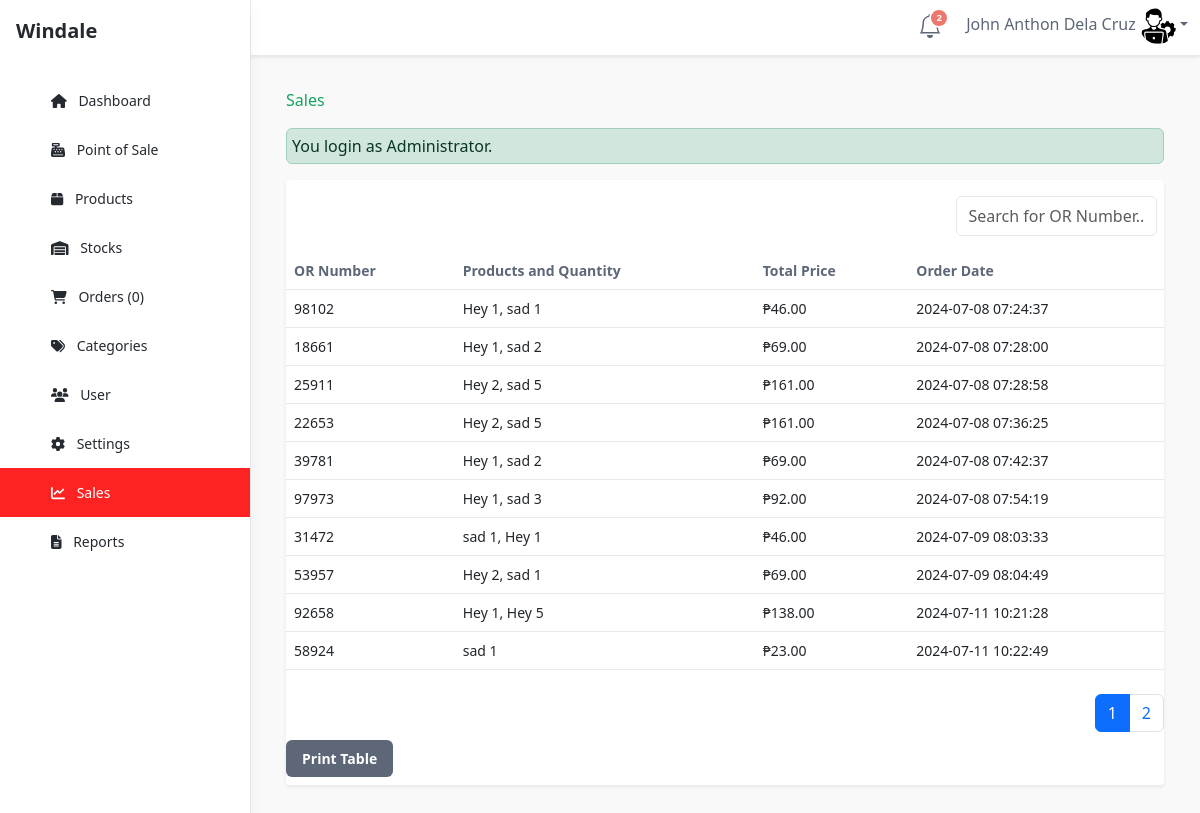
Page /admin/sales/index.php (signed in) on the earlier database version.
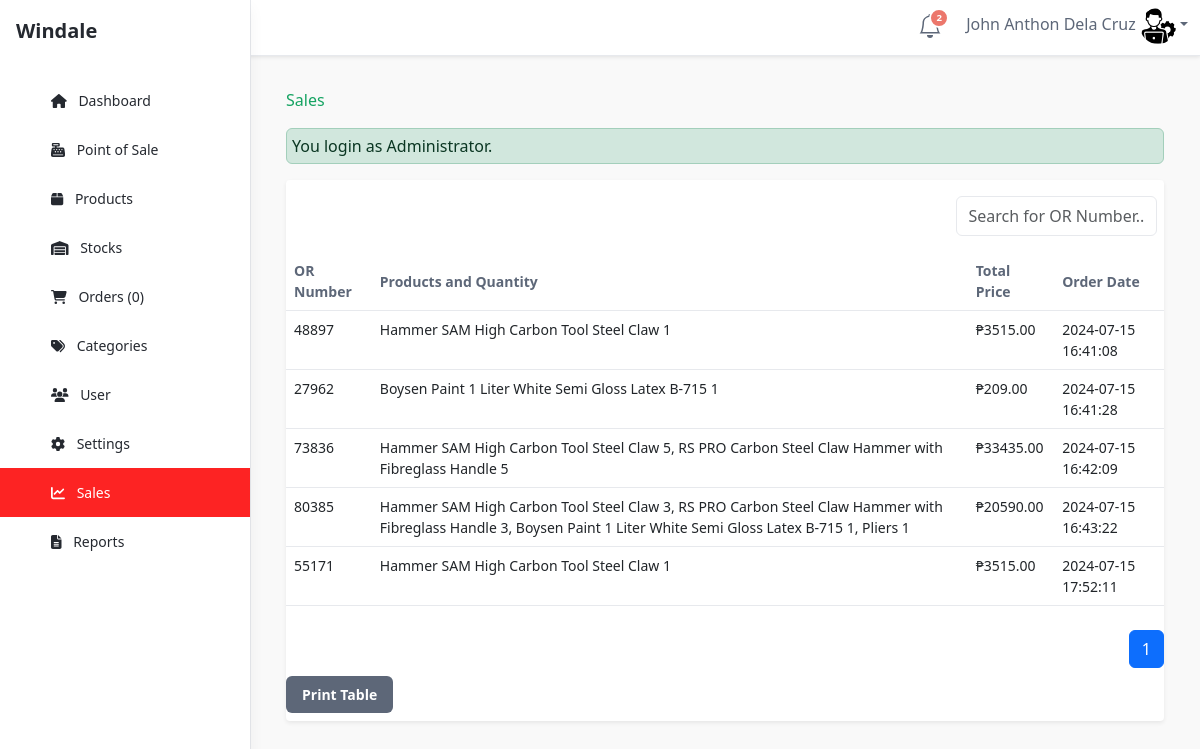
Same page on the later database version.
### tables this page shows
CREATE TABLE `orderpos` (
  `id` int(11) NOT NULL,
  `orNumber` varchar(10) DEFAULT NULL,
  `productDetails` text DEFAULT NULL,
  `totalPrice` decimal(10,2) DEFAULT NULL,
  `orderDate` timestamp NOT NULL DEFAULT current_timestamp()
);

### admin/sales/index.php (called while the page is built, shortened)
<?php
require_once ("../theme/templates.php");
?>

### admin/sales/list.php (the view, shortened to what this page needs)
<?php
require_once '../../admin/dbcon/conn.php';
$records_per_page = 10;
$page = isset($_GET['page']) ? $_GET['page'] : 1;
$offset = ($page - 1) * $records_per_page;
$total_records_query = "SELECT COUNT(*) as total FROM orderpos";
$total_result = mysqli_query($conn, $total_records_query);
$total_records = mysqli_fetch_assoc($total_result)['total'];
$total_pages = ceil($total_records / $records_per_page);
$query = "SELECT * FROM orderpos LIMIT $offset, $records_per_page";
$result = mysqli_query($conn, $query);
?>
<div class="tab-content" id="orders-table-tab-content">
    <div class="tab-pane fade show active" id="orders-all" role="tabpanel" aria-labelledby="orders-all-tab">
        <div class="app-card app-card-orders-table shadow-sm mb-5">
            <div class="app-card-body">
            <div class="row no-print justify-content-end mb-3">
                    <div class="col-md-3 col-sm-6 mt-3 right">
                        <div class="input-group">
                            <input type="text" id="searchInput" onkeyup="filterOrders()" class="form-control" placeholder="Search for OR Number...">
                        </div>
                    </div>
                </div>
                <div class="table-responsive">
                    <table class="table app-table-hover mb-0 text-left">
                        <thead>
                            <tr>
                                <th class="cell">OR Number</th>
                                <th class="cell">Products and Quantity</th>
                                <th class="cell">Total Price</th>
                                <th class="cell">Order Date</th>
                            </tr>
                        </thead>
                        <tbody id="orderTableBody">
                            <?php
                            if (mysqli_num_rows($result) > 0) {
                                while ($row = mysqli_fetch_assoc($result)) {
                                    echo "<tr>";
                                    echo "<td>" . htmlspecialchars($row['orNumber']) . "</td>";
                                    echo "<td>" . htmlspecialchars($row['productDetails']) . "</td>";
                                    echo "<td> &#8369;" . htmlspecialchars($row['totalPrice']) . "</td>";
                                    echo "<td>" . htmlspecialchars($row['orderDate']) . "</td>";
                                    echo "</tr>";
                                }
                            } else {
                                echo "<tr><td colspan='3' class='text-center'>No data available</td></tr>";
                            }
                            ?>
                        </tbody>
                    </table>
                </div>
                <nav aria-label="Page navigation" class="pagination-container mt-4 no-print">
                    <ul class="pagination no-print">
                        <?php
                        for ($i = 1; $i <= $total_pages; $i++) {
                            echo "<li class='page-item " . ($page == $i ? 'active' : '') . "'><a class='page-link' href='?page=$i'>$i</a></li>";
                        }
                        ?>
                    </ul>
                </nav>
                <button onclick="printTable()" class="btn btn-secondary mt-2 mb-2 no-print">Print Table</button>
            </div>
        </div>
    </div>
</div>

Differences in the rows shown:
removed orderpos: orNumber "98102", productDetails "Hey 1, sad 1", totalPrice "46.00", orderDate "2024-07-08 07:24:37"
removed orderpos: orNumber "18661", productDetails "Hey 1, sad 2", totalPrice "69.00", orderDate "2024-07-08 07:28:00"
removed orderpos: orNumber "25911", productDetails "Hey 2, sad 5", totalPrice "161.00", orderDate "2024-07-08 07:28:58"
removed orderpos: orNumber "22653", productDetails "Hey 2, sad 5", totalPrice "161.00", orderDate "2024-07-08 07:36:25"
removed orderpos: orNumber "39781", productDetails "Hey 1, sad 2", totalPrice "69.00", orderDate "2024-07-08 07:42:37"
removed orderpos: orNumber "97973", productDetails "Hey 1, sad 3", totalPrice "92.00", orderDate "2024-07-08 07:54:19"
removed orderpos: orNumber "31472", productDetails "sad 1, Hey 1", totalPrice "46.00", orderDate "2024-07-09 08:03:33"
removed orderpos: orNumber "53957", productDetails "Hey 2, sad 1", totalPrice "69.00", orderDate "2024-07-09 08:04:49"
removed orderpos: orNumber "92658", productDetails "Hey 1, Hey 5", totalPrice "138.00", orderDate "2024-07-11 10:21:28"
removed orderpos: orNumber "58924", productDetails "sad 1", totalPrice "23.00", orderDate "2024-07-11 10:22:49"
added orderpos: orNumber "48897", productDetails "Hammer SAM High Carbon Tool Steel Claw 1", totalPrice "3515.00", orderDate "2024-07-15 16:41:08"
added orderpos: orNumber "27962", productDetails "Boysen Paint 1 Liter White Semi Gloss Latex B-715 1", totalPrice "209.00", orderDate "2024-07-15 16:41:28"
added orderpos: orNumber "73836", productDetails "Hammer SAM High Carbon Tool Steel Claw 5, RS PRO Carbon Steel Claw Hammer with Fibreglass Handle 5", totalPrice "33435.00", orderDate "2024-07-15 16:42:09"
added orderpos: orNumber "80385", productDetails "Hammer SAM High Carbon Tool Steel Claw 3, RS PRO Carbon Steel Claw Hammer with Fibreglass Handle 3, Boysen Paint 1 Liter White Semi Gloss Latex B-715 1, Pliers 1", totalPrice "20590.00", orderDate "2024-07-15 16:43:22"
added orderpos: orNumber "55171", productDetails "Hammer SAM High Carbon Tool Steel Claw 1", totalPrice "3515.00", orderDate "2024-07-15 17:52:11"
Other differences:
list line gone: "2"
